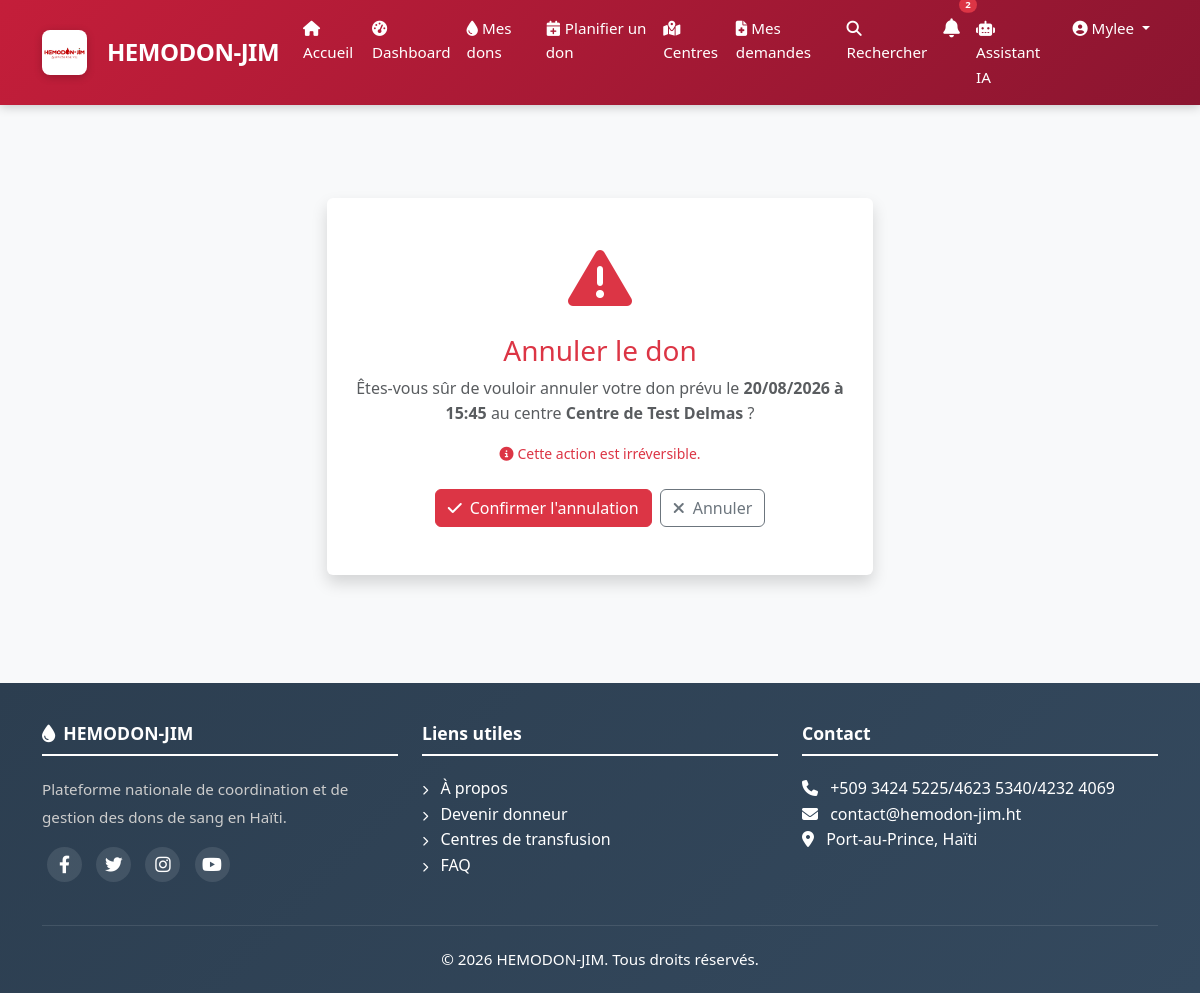
/dons/1/annuler/ (signed in), run on the app's committed database.
### apps/authentification/models.py (models this page shows, shortened)
class User(AbstractUser):
    GROUPE_CHOICES = [
        ('donneur', 'Donneur'),
        ('hospitalier', 'Personnel Hospitalier'),
        ('admin', 'Administrateur'),
        ('pnts', 'PNTS'),
    ]
    GROUPE_SANGUIN_CHOICES = [
        ('A+', 'A+'), ('A-', 'A-'),
        ('B+', 'B+'), ('B-', 'B-'),
        ('AB+', 'AB+'), ('AB-', 'AB-'),
        ('O+', 'O+'), ('O-', 'O-'),
    ]
    groupe = models.CharField(max_length=20, choices=GROUPE_CHOICES, default='donneur')
    telephone = models.CharField(max_length=20, unique=True)
    adresse = models.TextField(blank=True, null=True)
    commune = models.CharField(max_length=100, blank=True, null=True)
    departement = models.CharField(max_length=100, blank=True, null=True)
    date_naissance = models.DateField(null=True, blank=True)
    groupe_sanguin = models.CharField(max_length=3, choices=GROUPE_SANGUIN_CHOICES, blank=True, null=True)
    est_eligible = models.BooleanField(default=True)
    photo = models.ImageField(upload_to='photos/', blank=True, null=True)
    created_at = models.DateTimeField(auto_now_add=True)
    updated_at = models.DateTimeField(auto_now=True)
    class Meta:
        db_table = 'users'
        verbose_name = 'Utilisateur'
        verbose_name_plural = 'Utilisateurs'

### apps/dons/models.py (models this page shows, shortened)
class Don(models.Model):
    STATUT_CHOICES = [
        ('planifie', 'Planifié'),
        ('effectue', 'Effectué'),
        ('annule', 'Annulé'),
        ('reporte', 'Reporté'),
    ]
    donneur = models.ForeignKey(
        User,
        on_delete=models.CASCADE,
        related_name='dons'
    )
    centre = models.ForeignKey(
        Centre,
        on_delete=models.CASCADE,
        related_name='dons'
    )
    date_planifiee = models.DateTimeField()
    date_effectuee = models.DateTimeField(null=True, blank=True)
    statut = models.CharField(max_length=20, choices=STATUT_CHOICES, default='planifie')
    quantite = models.IntegerField(default=450, help_text="Quantité en ml")
    observations = models.TextField(blank=True, null=True)
    created_at = models.DateTimeField(auto_now_add=True)
    updated_at = models.DateTimeField(auto_now=True)
    class Meta:
        db_table = 'dons'
        verbose_name = 'Don'
        verbose_name_plural = 'Dons'
        ordering = ['-date_planifiee']

### apps/centres/models.py (models this page shows, shortened)
class Centre(models.Model):
    TYPE_CHOICES = [
        ('public', 'Public'),
        ('prive', 'Privé'),
        ('ong', 'ONG'),
    ]
    nom = models.CharField(max_length=200)
    type = models.CharField(max_length=20, choices=TYPE_CHOICES)
    adresse = models.TextField()
    commune = models.CharField(max_length=100)
    departement = models.CharField(max_length=100)
    telephone = models.CharField(max_length=20)
    email = models.EmailField(blank=True, null=True)
    latitude = models.DecimalField(max_digits=9, decimal_places=6, null=True, blank=True)
    longitude = models.DecimalField(max_digits=9, decimal_places=6, null=True, blank=True)
    capacite_journaliere = models.IntegerField(default=50)
    horaires = models.TextField(blank=True, null=True)
    est_actif = models.BooleanField(default=True)
    responsable = models.ForeignKey(
        User,
        on_delete=models.SET_NULL,
        null=True,
        related_name='centre_responsable'
    )
    created_at = models.DateTimeField(auto_now_add=True)
    updated_at = models.DateTimeField(auto_now=True)
    class Meta:
        db_table = 'centres'
        verbose_name = 'Centre'
        verbose_name_plural = 'Centres'

### apps/dons/views.py (the view, shortened to what this page needs)
# urls.py: path('dons/<int:don_id>/annuler/', views.don_annuler, name='annuler'),
@login_required
def don_annuler(request, don_id):
    don = get_object_or_404(Don, id=don_id, donneur=request.user)
    context = {
        'don': don,
        'title': f'Annuler le don - HEMODON-JIM',
        'active_page': 'dons',
    }
    return render(request, 'dons/confirm_delete.html', context)

### apps/authentification/context_processors.py (called while the page is built)
def user_notifications_count(request):
    count = 0
    if request.user.is_authenticated:
        count = Notification.objects.filter(
            models.Q(pour_tous=True) | models.Q(utilisateurs=request.user),
            est_lue=False
        ).distinct().count()
        print(f"Notifications non lues pour {request.user.username}: {count}")
    return {'user_notifications_count': count}

### apps/dons/templates/dons/confirm_delete.html (shortened to what this page needs)
{% extends 'base.html' %}
{% block content %}
<div class="container py-5">
    <div class="row justify-content-center">
        <div class="col-md-6">
            <div class="card border-0 shadow text-center">
                <div class="card-body py-5">
                    <div class="mb-4">
                        <i class="fas fa-exclamation-triangle text-danger" style="font-size: 4rem;"></i>
                    </div>
                    <h3 class="text-danger">Annuler le don</h3>
                    <p class="text-muted">
                        Êtes-vous sûr de vouloir annuler votre don prévu le
                        <strong>{{ don.date_planifiee|date:"d/m/Y à H:i" }}</strong>
                        au centre <strong>{{ don.centre.nom }}</strong> ?
                    </p>
                    <p class="text-danger small">
                        <i class="fas fa-info-circle me-1"></i>Cette action est irréversible.
                    </p>
                    <form method="POST" class="mt-4">
                        <div class="d-flex gap-2 justify-content-center">
                            <button type="submit" class="btn btn-danger">
                                <i class="fas fa-check me-2"></i>Confirmer l'annulation
                            </button>
                            <a href="{% url 'dons:detail' don.id %}" class="btn btn-outline-secondary">
                                <i class="fas fa-times me-2"></i>Annuler
                            </a>
                        </div>
                    </form>
                </div>
            </div>
        </div>
    </div>
</div>
{% endblock %}

### templates/partials/header.html (shortened to what this page needs)
{% load static %}
<nav class="navbar navbar-expand-lg navbar-custom fixed-top">
    <div class="container">
        <a class="navbar-brand" href="{% url 'home' %}">
            <img src="{% static 'images/logo/logo1.jpg' %}" alt="HEMODON-JIM" height="40" class="me-2" style="border-radius: 8px;">
            <span>HEMODON-JIM</span>
        </a>
        <div class="collapse navbar-collapse" id="navbarNav">
            <ul class="navbar-nav ms-auto">
                <li class="nav-item">
                    <a class="nav-link {% if request.path == '/' %}active{% endif %}" href="{% url 'home' %}">
                        <i class="fas fa-home"></i> Accueil
                    </a>
                </li>
                {% if user.is_authenticated %}
                    {% if user.is_superuser or user.groupe == 'admin' or user.groupe == 'pnts' %}
                        <li class="nav-item">
                            <a class="nav-link {% if 'admin-panel' in request.path %}active{% endif %}" href="{% url 'app_admin:dashboard' %}">
                                <i class="fas fa-crown"></i> Panel Admin
                            </a>
                        </li>
                        <li class="nav-item">
                            <a class="nav-link" href="{% url 'app_admin:users' %}">
                                <i class="fas fa-users"></i> Utilisateurs
                            </a>
                        </li>
                        <li class="nav-item">
                            <a class="nav-link" href="{% url 'app_admin:centres' %}">
                                <i class="fas fa-hospital"></i> Centres
                            </a>
                        </li>
                        <li class="nav-item">
                            <a class="nav-link {% if 'stocks' in request.path %}active{% endif %}" href="{% url 'stocks:list' %}">
                                <i class="fas fa-warehouse"></i> Stocks
                            </a>
                        </li>
                        <li class="nav-item">
                            <a class="nav-link {% if 'demandes' in request.path %}active{% endif %}" href="{% url 'demandes:toutes' %}">
                                <i class="fas fa-file-medical"></i> Demandes
                                <span class="badge bg-warning ms-1">{{ demandes_urgentes|default:0 }}</span>
                            </a>
                        </li>
                    {% else %}
                        <li class="nav-item">
                            <a class="nav-link {% if 'dashboard' in request.path %}active{% endif %}" href="{% url 'dashboard' %}">
                                <i class="fas fa-tachometer-alt"></i> Dashboard
                            </a>
                        </li>
                        <li class="nav-item">
                            <a class="nav-link {% if 'mes-dons' in request.path %}active{% endif %}" href="{% url 'dons:my_dons' %}">
                                <i class="fas fa-droplet"></i> Mes dons
                            </a>
                        </li>
                        <li class="nav-item">
                            <a class="nav-link" href="{% url 'dons:create' %}">
                                <i class="fas fa-calendar-plus"></i> Planifier un don
                            </a>
                        </li>
                        <li class="nav-item">
                            <a class="nav-link {% if 'carte' in request.path %}active{% endif %}" href="{% url 'centres:map' %}">
                                <i class="fas fa-map-marked-alt"></i> Centres
                            </a>
                        </li>
                        <li class="nav-item">
                            <a class="nav-link {% if 'mes-demandes' in request.path %}active{% endif %}" href="{% url 'demandes:list' %}">
                                <i class="fas fa-file-medical"></i> Mes demandes
                            </a>
                        </li>
                        <li class="nav-item">
                            <a class="nav-link" href="{% url 'centres:search' %}">
                                <i class="fas fa-search"></i> Rechercher
                            </a>
                        </li>
                    {% endif %}
                    <li class="nav-item">
                        <a class="nav-link position-relative" href="{% url 'notifications:list' %}">
                            {% if user_notifications_count > 0 %}
                            <span class="position-absolute top-0 start-100 translate-middle badge rounded-pill bg-danger" style="font-size: 0.6rem; margin-top: -3px;">
                                {{ user_notifications_count }}
                            </span>
                            {% endif %}
                        </a>
                    </li>
                    <li class="nav-item">
                        <a class="nav-link" href="{% url 'chatbot:chatbot' %}">
                            <i class="fas fa-robot"></i> Assistant IA
                        </a>
                    </li>
                    <li class="nav-item dropdown">
                        <a class="nav-link dropdown-toggle" href="#" id="userDropdown" role="button" data-bs-toggle="dropdown">
                            <i class="fas fa-user-circle"></i> {{ user.username }}
                        </a>
                    </li>
                {% endif %}
            </ul>
        </div>
    </div>
</nav>

### static/css/style.css (style rules this page uses)
:root { --red-primary: #C41E3A; --red-dark: #8B1530; --red-light: #E53935; --red-very-light: #FFEBEE; --red-gradient: linear-gradient(135deg, #C41E3A 0%, #8B1530 100%); --white: #FFFFFF; --gray-100: #F8F9FA; --gray-200: #E9ECEF; --gray-300: #DEE2E6; --gray-600: #6C757D; --gray-900: #212529; --shadow-sm: 0 2px 10px rgba(0,0,0,0.08); --shadow-md: 0 4px 20px rgba(196,30,58,0.15); --shadow-lg: 0 8px 40px rgba(196,30,58,0.2); --navbar-height: 70px; }
* { margin: 0; padding: 0; box-sizing: border-box; }
html { scroll-behavior: smooth; }
body { font-family: 'Segoe UI', Tahoma, Geneva, Verdana, sans-serif; background: var(--gray-100); color: var(--gray-900); padding-top: var(--navbar-height); line-height: 1.6; }
a { color: var(--red-primary); text-decoration: none; transition: all 0.3s ease; }
.navbar-custom { background: var(--red-gradient) !important; box-shadow: var(--shadow-md); padding: 8px 0; transition: all 0.3s ease; min-height: var(--navbar-height); }
.navbar-custom .navbar-brand { display: flex; align-items: center; gap: 12px; color: white !important; font-weight: 800; font-size: 1.6rem; letter-spacing: -0.5px; }
.navbar-custom .navbar-brand img { height: 45px; width: auto; border-radius: 8px; transition: transform 0.3s ease; box-shadow: 0 2px 8px rgba(0,0,0,0.2); }
.navbar-custom .nav-link { color: rgba(255, 255, 255, 0.9) !important; font-weight: 500; padding: 8px 18px; border-radius: 50px; transition: all 0.3s ease; font-size: 0.95rem; }

### templates/base.html (style rules this page uses)
body { font-family: 'Segoe UI', Tahoma, Geneva, Verdana, sans-serif; background-color: #f8f9fa; margin-top: 80px; min-height: 100vh; display: flex; flex-direction: column; }
.navbar-custom { background: linear-gradient(135deg, #c0392b, #e74c3c); box-shadow: 0 2px 10px rgba(0,0,0,0.2); }
.navbar-custom .navbar-brand { font-weight: bold; color: white !important; font-size: 1.5rem; }
.navbar-custom .nav-link { color: white !important; font-weight: 500; transition: all 0.3s; }

### data on the page
User: username "Mylee"
Don: date_planifiee "20/08/2026 à 15:45", centre.nom "Centre de Test Delmas"

### other printed values
{{ user_notifications_count }} "2"
